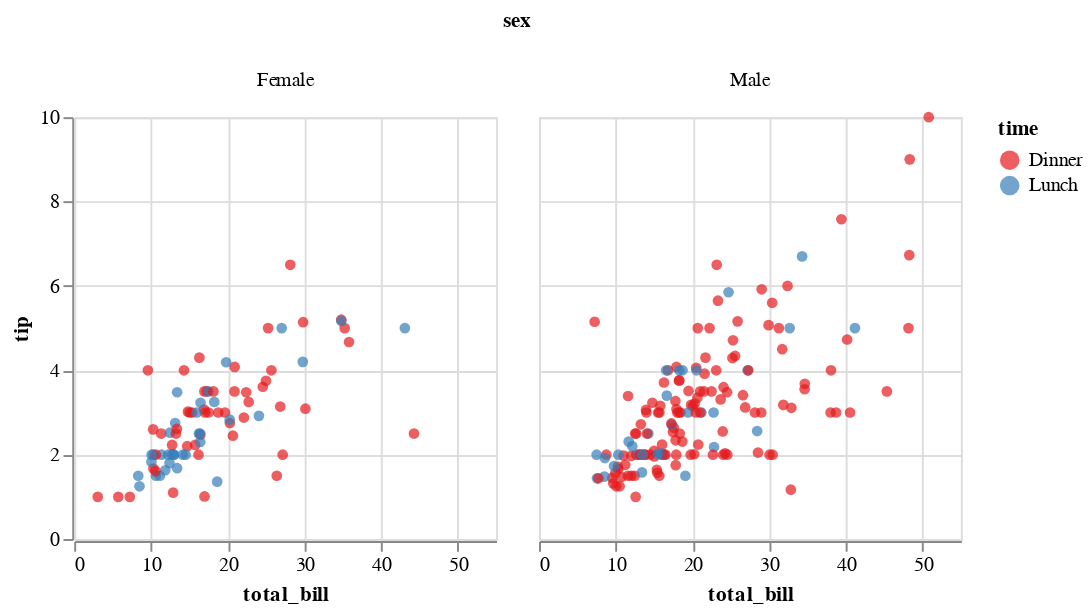

The notebook cell saved with this chart:
### Code cell
c = salt.FacetGrid(tips, col="sex", hue="time", palette="Set1")
display(c.map_dataframe(palt.scatter, "total_bill", "tip"))

g = sns.FacetGrid(tips, col="sex", hue="time", palette="Set1", hue_order=["Dinner", "Lunch"])
g = g.map(plt.scatter, "total_bill", "tip", **kws).add_legend()

### Figure 1 — Vega-Lite specification as saved in the notebook (floating-point values rounded to 4 significant figures; data arrays with more than 128 entries replaced by an {"elided": "..."} marker saying what was removed)
{"$schema": "https://vega.github.io/schema/vega-lite/v2.4.1.json", "config": {"range": {"category": ["rgba(228,26,28,1)", "rgba(55,126,184,1)", "rgba(77,175,74,1)", "rgba(152,78,163,1)", "rgba(255,127,0,1)", "rgba(255,255,51,1)", "rgba(166,86,40,1)", "rgba(247,129,191,1)", "rgba(153,153,153,1)"]}, "view": {"height": 300, "width": 400}}, "data": {"values": {"elided": "244 records"}}, "facet": {"column": {"field": "sex", "type": "nominal"}}, "spec": {"encoding": {"color": {"field": "time", "type": "nominal"}, "x": {"axis": {"title": "total_bill"}, "field": "total_bill", "type": "quantitative"}, "y": {"axis": {"title": "tip"}, "field": "tip", "type": "quantitative"}}, "height": 216, "mark": {"filled": true, "type": "point"}, "width": 216}}
